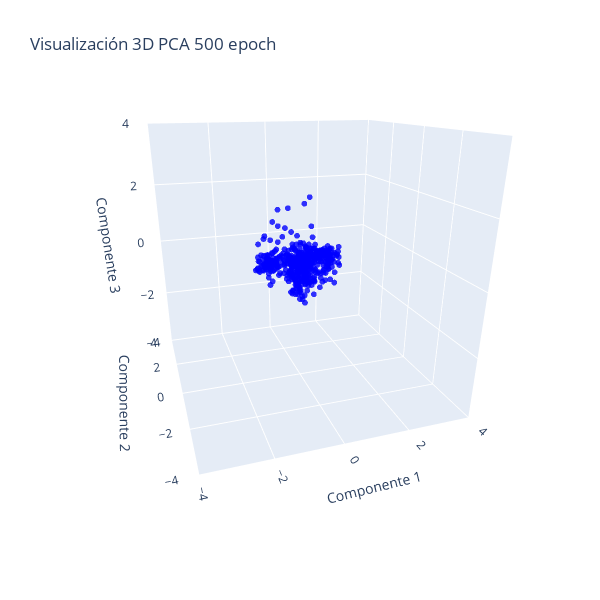

Notebook source saved alongside this figure:
### Code cell
# Crear la figura
fig = go.Figure()

# Añadir el gráfico 3D
fig.add_trace(
    go.Scatter3d(
        x=all_weights_first_layer_mod["pca_3d_0"],
        y=all_weights_first_layer_mod["pca_3d_1"],
        z=all_weights_first_layer_mod["pca_3d_2"],
        mode='markers',
        marker=dict(size=2, opacity=0.8, color="blue"),
        showlegend=False  # Desactivar la leyenda
    )
)

# Establecer el rango de los ejes
rango_ejes = [-4, 4]

# Establecer el intervalo entre ticks
intervalo_ticks = 2

# Establecer parámetros de la cámara
r = 2  # Distancia de la cámara (zoom)
theta = - 3*  np.pi / 5  # Ángulo azimutal (45 grados)
phi = np.pi / 2.5  # Ángulo polar (30 grados)

# Calcular la posición de la cámara
eye_x = r * np.sin(phi) * np.cos(theta)
eye_y = r * np.sin(phi) * np.sin(theta)
eye_z = r * np.cos(phi)

# Configurar la cámara
camera = dict(
    eye=dict(x=eye_x, y=eye_y, z=eye_z),  # Posición de la cámara
    center=dict(x=0, y=0, z=-0.2),  # Centro del gráfico
    up=dict(x=0, y=0, z=1)  # Dirección "arriba" de la cámara
)

# Modificar los ejes del gráfico 3D y mantener proporciones 1:1
fig.update_scenes(
    aspectmode="cube",
    xaxis=dict(
        title_text='Componente 1',
        range=rango_ejes,
        dtick=intervalo_ticks  # Intervalo de ticks
    ),
    yaxis=dict(
        title_text='Componente 2',
        range=rango_ejes,
        dtick=intervalo_ticks  # Intervalo de ticks
    ),
    zaxis=dict(
        title_text='Componente 3',
        range=rango_ejes,
        dtick=intervalo_ticks  # Intervalo de ticks
    )
)

# Actualizar layout para ajustar el tamaño del gráfico y la cámara
fig.update_layout(
    height=600, 
    width=600, 
    title_text=f"Visualización 3D PCA {num_epochs} epoch",
    scene_camera=camera  # Aplicar configuración de la cámara
)

# Mostrar el gráfico
fig.show()

### Figure 1 — Plotly figure (JSON) as saved in the notebook; plotly's stock layout.template omitted (floating-point values rounded to 4 significant figures; data arrays with more than 128 entries replaced by an {"elided": "..."} marker saying what was removed)
{"data": [{"marker": {"color": "blue", "opacity": 0.8, "size": 2}, "mode": "markers", "showlegend": false, "type": "scatter3d", "x": {"elided": "640 float values"}, "y": {"elided": "640 float values"}, "z": {"elided": "640 float values"}}], "layout": {"height": 600, "scene": {"aspectmode": "cube", "camera": {"center": {"x": 0, "y": 0, "z": -0.2}, "eye": {"x": -0.5878, "y": -1.809, "z": 0.618}, "up": {"x": 0, "y": 0, "z": 1}}, "xaxis": {"dtick": 2, "range": [-4, 4], "title": {"text": "Componente 1"}}, "yaxis": {"dtick": 2, "range": [-4, 4], "title": {"text": "Componente 2"}}, "zaxis": {"dtick": 2, "range": [-4, 4], "title": {"text": "Componente 3"}}}, "title": {"text": "Visualización 3D PCA 500 epoch"}, "width": 600}}
